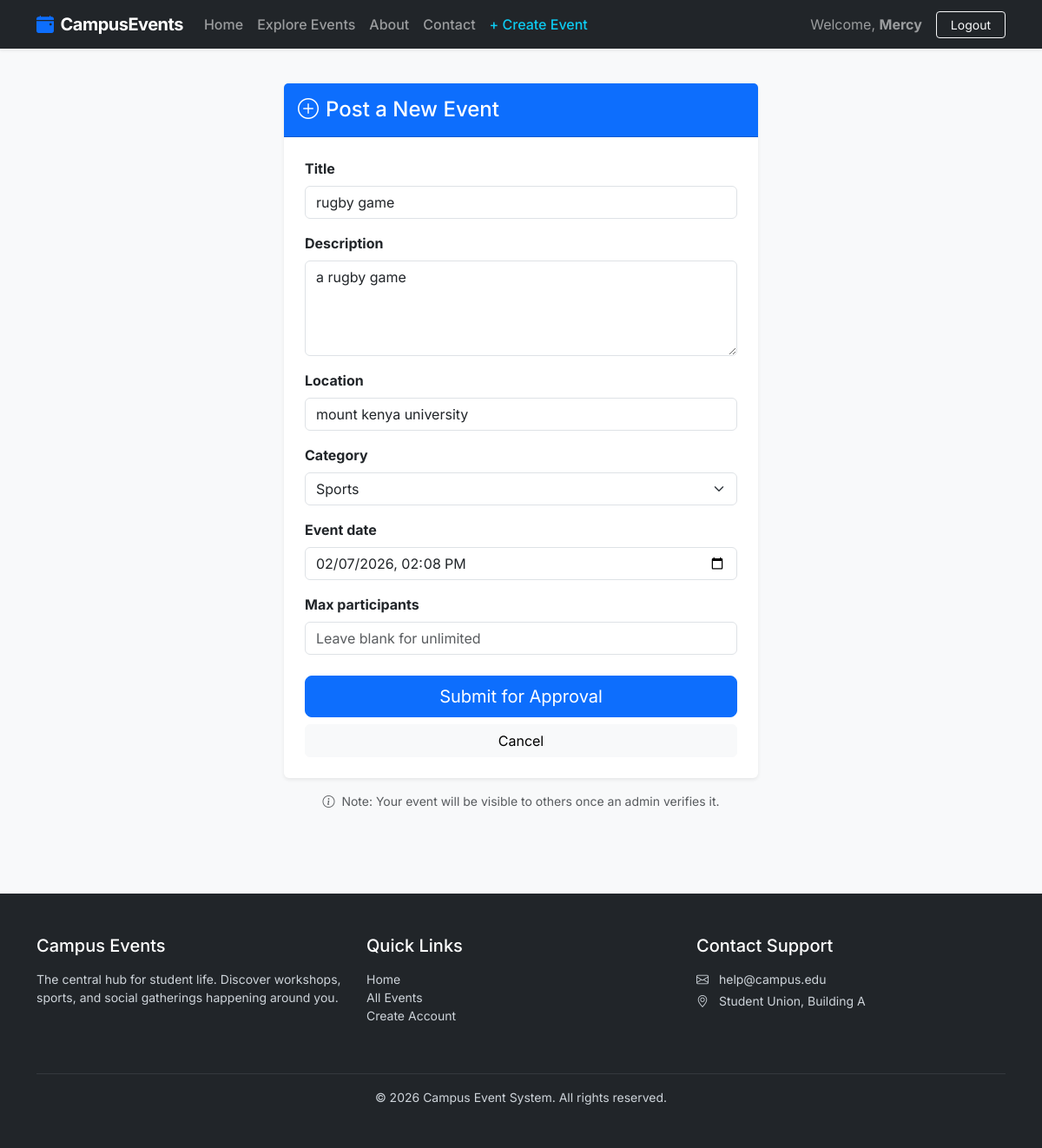
Page /event/7/edit/ (signed in) on the committed database.
### students/models.py (models this page shows, shortened)
class Event(models.Model):
    title = models.CharField(max_length=200)
    description = models.TextField()
    location = models.CharField(max_length=200)
    category = models.CharField(max_length=50, choices=CATEGORY_CHOICES, default='Lecture')
    event_date = models.DateTimeField()
    creator = models.ForeignKey(User, on_delete=models.CASCADE, related_name='created_events')
    max_participants = models.PositiveIntegerField(null=True, blank=True)
    is_verified = models.BooleanField(default=False)
    created_at = models.DateTimeField(auto_now_add=True)
    updated_at = models.DateTimeField(auto_now=True)
    class Meta:
        ordering = ['-event_date']

### students/views.py (the view, shortened to what this page needs)
# urls.py: path('event/<int:pk>/edit/', views.EventUpdateView.as_view(), name='update_event'),
class EventUpdateView(LoginRequiredMixin, UserPassesTestMixin, UpdateView):
    model = Event
    form_class = EventForm
    template_name = 'students/add_event.html'
    def test_func(self):
        event = self.get_object()
        return self.request.user == event.creator or self.request.user.is_staff

### students/forms.py
class EventForm(forms.ModelForm):
    class Meta:
        model = Event
        fields = ['title', 'description', 'location', 'category', 'event_date', 'max_participants']
        widgets = {
            'title': forms.TextInput(attrs={
                'class': 'form-control',
                'placeholder': 'e.g. Annual Tech Symposium'
            }),
            'description': forms.Textarea(attrs={
                'class': 'form-control',
                'rows': 4,
                'placeholder': 'What is this event about?'
            }),
            'location': forms.TextInput(attrs={
                'class': 'form-control',
                'placeholder': 'e.g. Main Hall, Room 302'
            }),
            'category': forms.Select(attrs={
                'class': 'form-select'
            }),
            'event_date': forms.DateTimeInput(attrs={
                'class': 'form-control',
                'type': 'datetime-local'
            }),
            'max_participants': forms.NumberInput(attrs={
                'class': 'form-control',
                'placeholder': 'Leave blank for unlimited'
            }),
        }

### students/templates/students/add_event.html (shortened to what this page needs)
{% extends 'students/base.html' %} {% block title %}Create New Event | Campus Events{% endblock %}
{% block content %}
<div class="row justify-content-center">
    <div class="col-md-8 col-lg-6">
        <div class="card shadow-sm border-0 mt-3">
            <div class="card-header bg-primary text-white py-3">
                <h4 class="mb-0"><i class="bi bi-plus-circle me-2"></i>Post a New Event</h4>
            </div>
            <div class="card-body p-4">
                <form method="post" novalidate>
                    {% for field in form %}
                        <div class="mb-3">
                            <label class="form-label fw-bold">{{ field.label }}</label>
                            {{ field }}
                        </div>
                    {% endfor %}
                    <div class="d-grid gap-2 mt-4">
                        <button type="submit" class="btn btn-primary btn-lg">Submit for Approval</button>
                        <a href="{% url 'dashboard' %}" class="btn btn-light">Cancel</a>
                    </div>
                </form>
            </div>
        </div>
        <div class="text-center mt-3 text-muted small">
            <p><i class="bi bi-info-circle me-1"></i> Note: Your event will be visible to others once an admin verifies it.</p>
        </div>
    </div>
</div>
{% endblock %}

### students/templates/students/base.html (shortened to what this page needs)
<!DOCTYPE html>
<html lang="en">
<head>
    <link href="https://cdn.jsdelivr.net/npm/bootstrap@5.3.0/dist/css/bootstrap.min.css" rel="stylesheet">
    <link rel="stylesheet" href="https://cdn.jsdelivr.net/npm/bootstrap-icons@1.11.1/font/bootstrap-icons.css">
</head>
<body>
<nav class="navbar navbar-expand-lg navbar-dark bg-dark sticky-top shadow-sm">
    <div class="container">
        <a class="navbar-brand" href="{% if user.is_authenticated %}{% url 'dashboard' %}{% else %}{% url 'index' %}{% endif %}">
            <i class="bi bi-calendar-event-fill me-2 text-primary"></i>CampusEvents
        </a>
        <div class="collapse navbar-collapse" id="navbarNav">
            <ul class="navbar-nav me-auto">
                <li class="nav-item">
                    <a class="nav-link" href="{% url 'index' %}">Home</a>
                </li>
                <li class="nav-item">
                    <a class="nav-link" href="{% url 'event_list' %}">Explore Events</a>
                </li>
                <li class="nav-item">
                    <a class="nav-link" href="#">About</a>
                </li>
                <li class="nav-item">
                    <a class="nav-link" href="#">Contact</a>
                </li>
                {% if user.is_authenticated %}
                <li class="nav-item">
                    <a class="nav-link text-info" href="{% url 'add_event' %}">+ Create Event</a>
                </li>
                {% endif %}
            </ul>
           <div class="d-flex align-items-center">
    {% if user.is_authenticated %}
        <span class="navbar-text me-3 d-none d-lg-inline">
            Welcome, <strong>{{ user.username }}</strong>
        </span>
        <form action="{% url 'logout' %}" method="post" class="d-inline m-0">
            <button type="submit" class="btn btn-outline-light btn-sm px-3">Logout</button>
        </form>
    {% else %}
        <a class="btn btn-link text-light text-decoration-none me-2" href="{% url 'login' %}">Login</a>
        <a class="btn btn-primary btn-sm px-4 shadow-sm" href="{% url 'register' %}">Sign Up</a>
    {% endif %}
</div>
        </div>
    </div>
</nav>
<main class="container mt-4 mb-5" style="min-height: 70vh;">
    {% block content %}{% endblock %}
</main>
<footer class="footer">
    <div class="container">
        <div class="row">
            <div class="col-md-4 mb-4">
                <h5 class="text-white mb-3">Campus Events</h5>
                <p class="small">The central hub for student life. Discover workshops, sports, and social gatherings happening around you.</p>
            </div>
            <div class="col-md-4 mb-4">
                <h5 class="text-white mb-3">Quick Links</h5>
                <ul class="list-unstyled small">
                    <li><a href="{% url 'index' %}" class="text-decoration-none text-reset">Home</a></li>
                    <li><a href="{% url 'event_list' %}" class="text-decoration-none text-reset">All Events</a></li>
                    <li><a href="{% url 'register' %}" class="text-decoration-none text-reset">Create Account</a></li>
                </ul>
            </div>
            <div class="col-md-4 mb-4">
                <h5 class="text-white mb-3">Contact Support</h5>
                <p class="small mb-1"><i class="bi bi-envelope me-2"></i> help@campus.edu</p>
                <p class="small"><i class="bi bi-geo-alt me-2"></i> Student Union, Building A</p>
            </div>
        </div>
        <hr class="border-secondary">
        <div class="text-center small">
            &copy; {% now "Y" %} Campus Event System. All rights reserved.
        </div>
    </div>
</footer>
</body>
</html>

### students/templates/students/base.html (style rules this page uses)
body { font-family: 'Inter', sans-serif; background-color: #f8f9fa; }
.navbar-brand { font-weight: 700; letter-spacing: -0.5px; }
.nav-link { font-weight: 500; }
.footer { background: #212529; color: #ced4da; padding: 3rem 0; margin-top: 5rem; }

### rows in the picture
Event: form "rugby game" "a rugby game" "mount kenya university" "Sports" "02/07/2026 14:08"

### other values in the picture
{{ user.username }} "Mercy"
{{ field.label }} "Title" "Description" "Location" "Category" "Event date" "Max participants"
